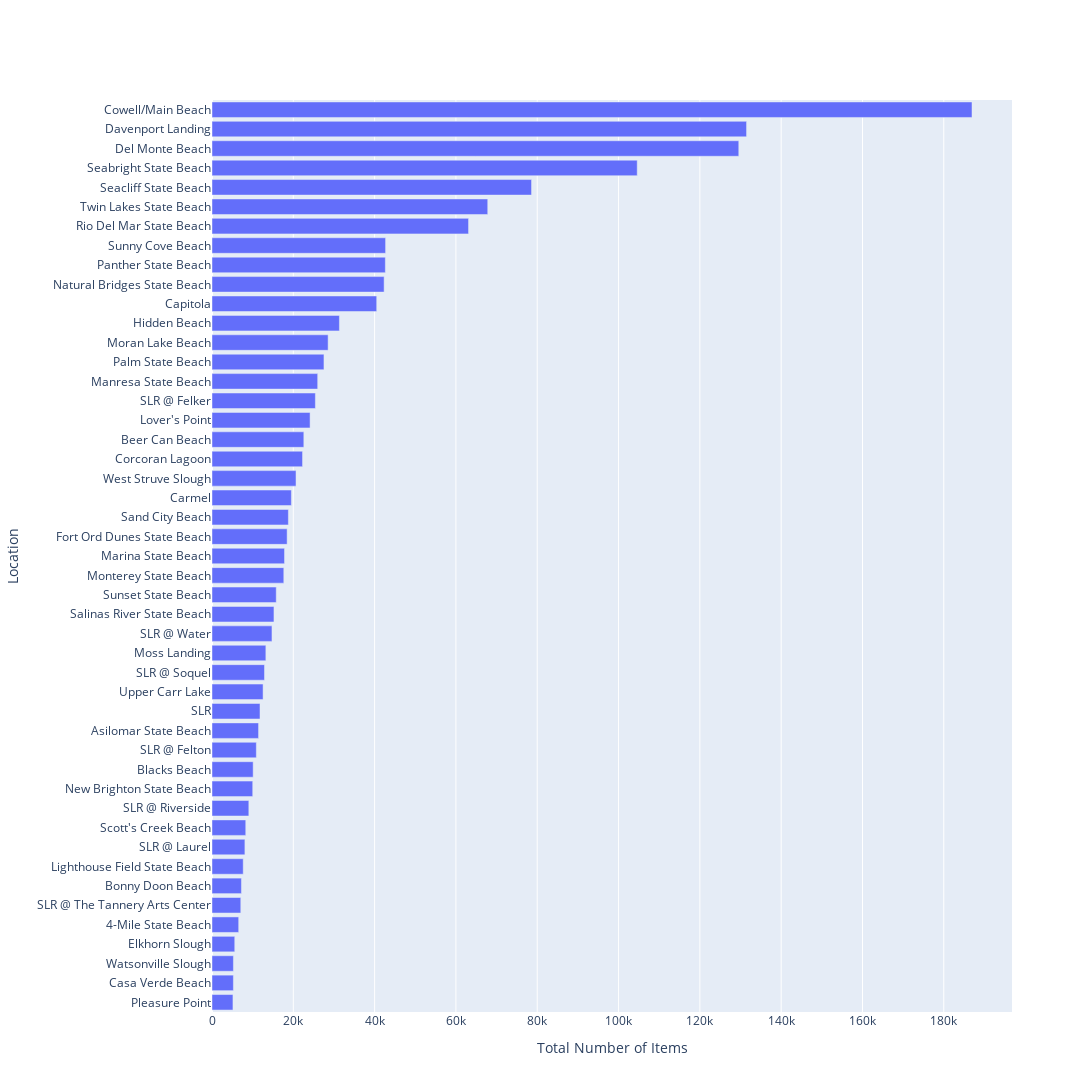

Notebook code for this chart:
### Markdown cell above
This figure shows the total number of volunteers that have been involved in a cleanup event 2013-2022 per cleanup site. Youth volunteers, when reported, are counted as half an adult volunteer in line with the NOAA Marine Debris Report.
Cleanup sites with less than a total of 100 volunteers are not displayed.

### Code cell
sos_data['Total Items'] = cleanup.sum_items(sos_data, col_sum=False)
sos_sites = sos_data.groupby('Cleanup Site').sum()
sos_sites = sos_sites.reset_index()
# Drop sites with no stats on volunteer numbers
sos_sites.drop(sos_sites[sos_sites['Total Items'] <= 5000].index, inplace=True)

fig = go.Figure()
fig.add_trace(go.Bar(
    y=sos_sites['Cleanup Site'],
    x=sos_sites['Total Items'],
    orientation='h',
    name='Total Number of Items Cleaned Up',
))
fig.update_layout(
    autosize=False,
    width=1100,
    height=1500,
    yaxis_title='Location',
    xaxis_title='Total Number of Items',
    yaxis={'categoryorder':'total ascending'}
)
fig.show()

### Figure 1 — Plotly figure (JSON) as saved in the notebook; plotly's stock layout.template omitted (floating-point values rounded to 4 significant figures)
{"data": [{"name": "Total Number of Items Cleaned Up", "orientation": "h", "type": "bar", "x": [6565, 11453, 22588, 10124, 7239, 40513, 19521, 5260, 22271, 186938, 131500.0, 129600.0, 5596, 18481, 31340, 7680, 24126, 25997, 17837, 17660, 28561, 13249, 42337, 10019, 27538, 42639, 5152, 63105, 11807, 25429, 10905, 8093, 9058, 12912, 7078, 14751, 15240, 18787, 8305, 104600.0, 78597, 42698, 15802, 67823, 12564, 5266, 20666], "y": ["4-Mile State Beach", "Asilomar State Beach", "Beer Can Beach", "Blacks Beach", "Bonny Doon Beach", "Capitola", "Carmel", "Casa Verde Beach", "Corcoran Lagoon", "Cowell/Main Beach", "Davenport Landing", "Del Monte Beach", "Elkhorn Slough", "Fort Ord Dunes State Beach", "Hidden Beach", "Lighthouse Field State Beach", "Lover's Point", "Manresa State Beach", "Marina State Beach", "Monterey State Beach", "Moran Lake Beach", "Moss Landing", "Natural Bridges State Beach", "New Brighton State Beach", "Palm State Beach", "Panther State Beach", "Pleasure Point", "Rio Del Mar State Beach", "SLR", "SLR @ Felker", "SLR @ Felton", "SLR @ Laurel", "SLR @ Riverside", "SLR @ Soquel", "SLR @ The Tannery Arts Center", "SLR @ Water", "Salinas River State Beach", "Sand City Beach", "Scott's Creek Beach", "Seabright State Beach", "Seacliff State Beach", "Sunny Cove Beach", "Sunset State Beach", "Twin Lakes State Beach", "Upper Carr Lake", "Watsonville Slough", "West Struve Slough"]}], "layout": {"autosize": false, "height": 1500, "width": 1100, "xaxis": {"autorange": true, "range": [0, 196800.0], "title": {"text": "Total Number of Items"}, "type": "linear"}, "yaxis": {"autorange": true, "categoryorder": "total ascending", "range": [-0.5, 46.5], "title": {"text": "Location"}, "type": "category"}}}
